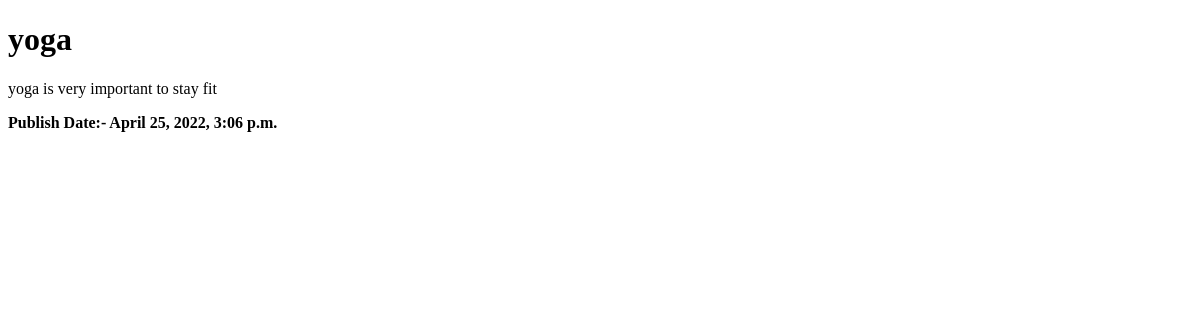
Page /article/yoga/ on the earlier database version.
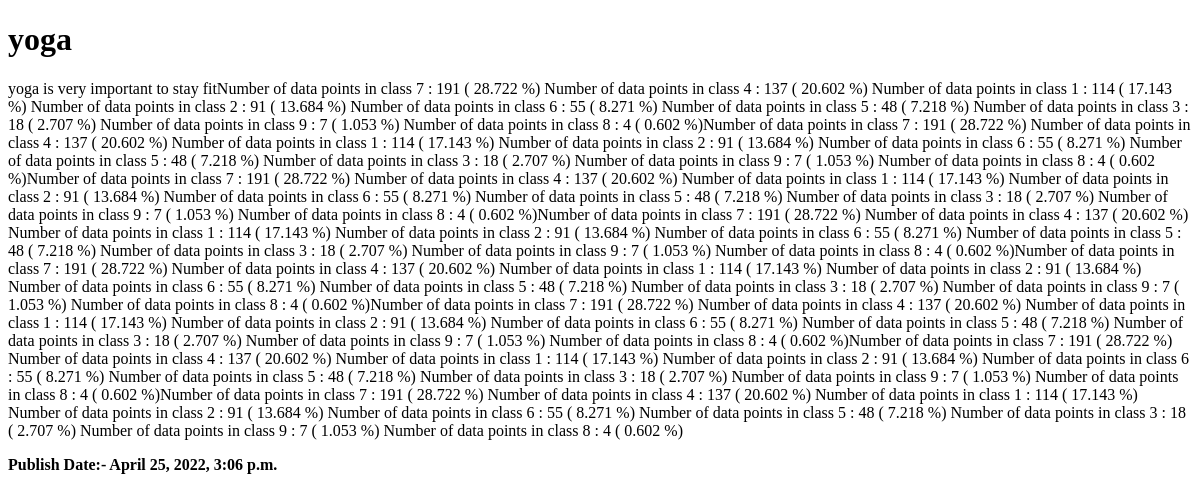
Same page on the later database version.
### article/models.py (models this page shows, shortened)
class Article(models.Model):
    title = models.CharField(max_length=50)
    body = models.TextField()
    date = models.DateTimeField(auto_now_add=True)
    slug = models.SlugField()

### article/views.py (the view)
# urls.py: path('<slug:slug>/', views.article_details),
def article_details(request, slug):
    articles = Article.objects.get(slug = slug)
    data = {
        'articles' : articles
    }
    return render(request, 'article_details.html', data)

### templates/article_details.html (shortened to what this page needs)
<!DOCTYPE html>
<html lang="en">
<head>
</head>
<body>
    <h1>{{articles.title}}</h1>
    <p>{{articles.body}}</p>
    <p><b>Publish Date:- {{articles.date}}</b></p>
</body>
</html>

Differences in the rows shown:
changed Article "yoga": body "yoga is very important to stay fit" → "yoga is very important to stay fitNumber of data points in class 7 : 191 ( 28.722 %) Number of data points in class 4 : 137 ( 20.602 %) Number of data points in class 1 : 114 ( 17.143 %) Number of data points in class 2 : 91 ( 13.684 %) Number of data points in class 6 : 55 ( 8.271 %) Number of data points in class 5 : 48 ( 7.218 %) Number of data points in class 3 : 18 ( 2.707 %) Number of data points in class 9 : 7 ( 1.053 %) Number of data points in class 8 : 4 ( 0.602 %)Number of data points in class 7 : 191 ( 28.722 %) Number of data points in class 4 : 137 ( 20.602 %) Number of data points in class 1 : 114 ( 17.143 %) Number of data points in class 2 : 91 ( 13.684 %) Number of data…"
